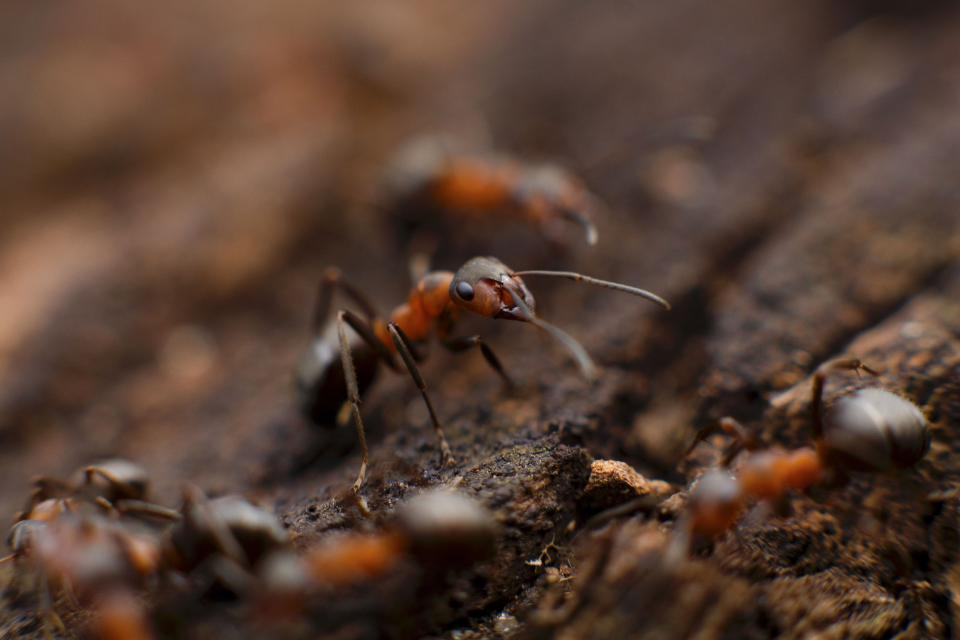
#> input picture examples/gastos-hormiga/photos/ant1.jpg, 960 x 640 px, given in place of ant1.jpg.jpg, which was not available
$ python -i render.py   (imports and definitions only)
#> lines starting #> are read from the running program, lines starting #| are printed output that depends on the picture; after the words box and inside, x2 and y2 are one past the last pixel; in counts of white or black regions, pixels touching at a corner belong together
"""Render the video frames of "Gastos hormiga" and encode them with ffmpeg.

usage: python3 render.py [--preview] [--only START END]
Frames are drawn with Pillow + numpy from the real photos in photos/.
Four workers each encode a slice; the slices are joined losslessly at the end.
"""
import math
import os
import subprocess
import sys
from multiprocessing import Pool

import numpy as np
from PIL import Image, ImageDraw, ImageFilter, ImageFont

import timeline as T

W, H, FPS = T.W, T.H, T.FPS
ROOT = T.ROOT
FONT_BLACK = "/usr/share/fonts/opentype/inter/InterDisplay-Black.otf"
FONT_BOLD = "/usr/share/fonts/opentype/inter/Inter-Bold.otf"
OUT_DIR = os.path.join(ROOT, "build")

_font_cache = {}


# [5 lines left out: function font, not called in this run]


def ease_out_back(x, s=1.9):
    x = min(max(x, 0.0), 1.0) - 1
    return 1 + (s + 1) * x ** 3 + s * x ** 2


def ease_in_out(x):
    x = min(max(x, 0.0), 1.0)
    return x * x * (3 - 2 * x)


# [5 lines left out: function smooth_noise, not called in this run]


# ---------- photo layers ----------

_img_cache = {}


def photo(name):
#> called with name = '../photos/ant1.jpg'
    if name not in _img_cache:
        im = Image.open(os.path.join(ROOT, "photos", name + ".jpg")).convert("RGB")
#> im is the input picture: PIL image 960x640 RGB; mean R, G, B 86.7, 63.3, 51.3
        _img_cache[name] = im
    return _img_cache[name]


# [28 lines left out: functions grade, affine_cover, not called in this run]


_bg_cache = {}


# [9 lines left out: function blurred_bg, not called in this run]


_card_cache = {}


def card_image(name):
    """Photo with a white print border, plus a soft shadow, as RGBA."""
    if name not in _card_cache:
        im = photo(name)
        maxw, maxh = 900, 1020
        s = min(maxw / im.width, maxh / im.height)
#> s = 0.938
        im = im.resize((int(im.width * s), int(im.height * s)), Image.LANCZOS)
#> im: PIL image 900x600 RGB
        b = 18
        card = Image.new("RGBA", (im.width + 2 * b, im.height + 2 * b), (250, 248, 242, 255))
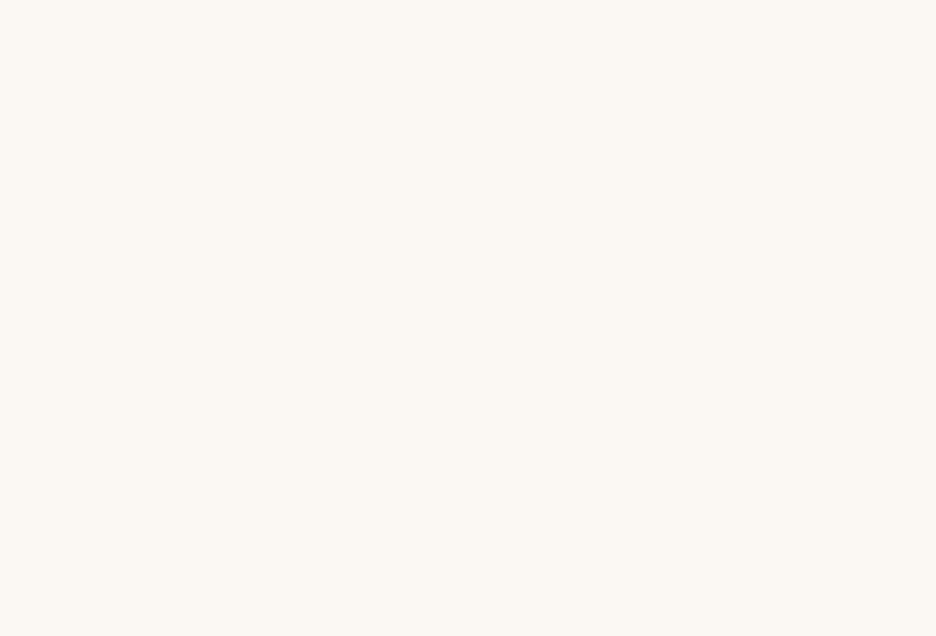
#> card: PIL image 936x636 RGBA; mean R, G, B, A 250, 248, 242, 255
        card.paste(im, (b, b))
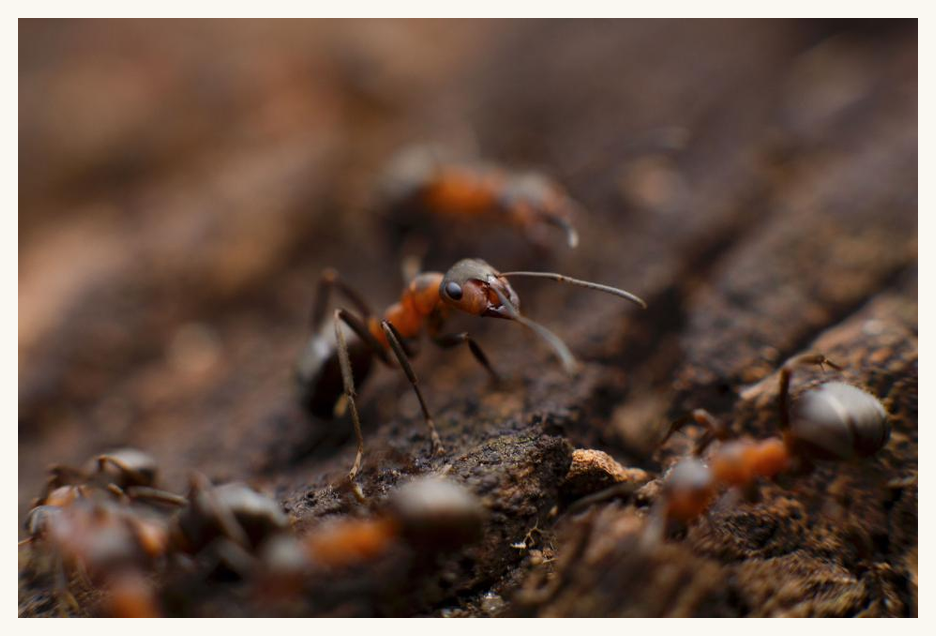
#> card: PIL image 936x636 RGBA; mean R, G, B, A 101.8, 80.4, 69, 255
        pad = 60
        sh = Image.new("RGBA", (card.width + 2 * pad, card.height + 2 * pad), (0, 0, 0, 0))
#> sh: PIL image 1056x756 RGBA; every value is 0
        mask = Image.new("L", sh.size, 0)
#> mask: PIL image 1056x756 L; every value is 0
        ImageDraw.Draw(mask).rectangle([pad, pad + 14, pad + card.width, pad + card.height + 14], fill=150)
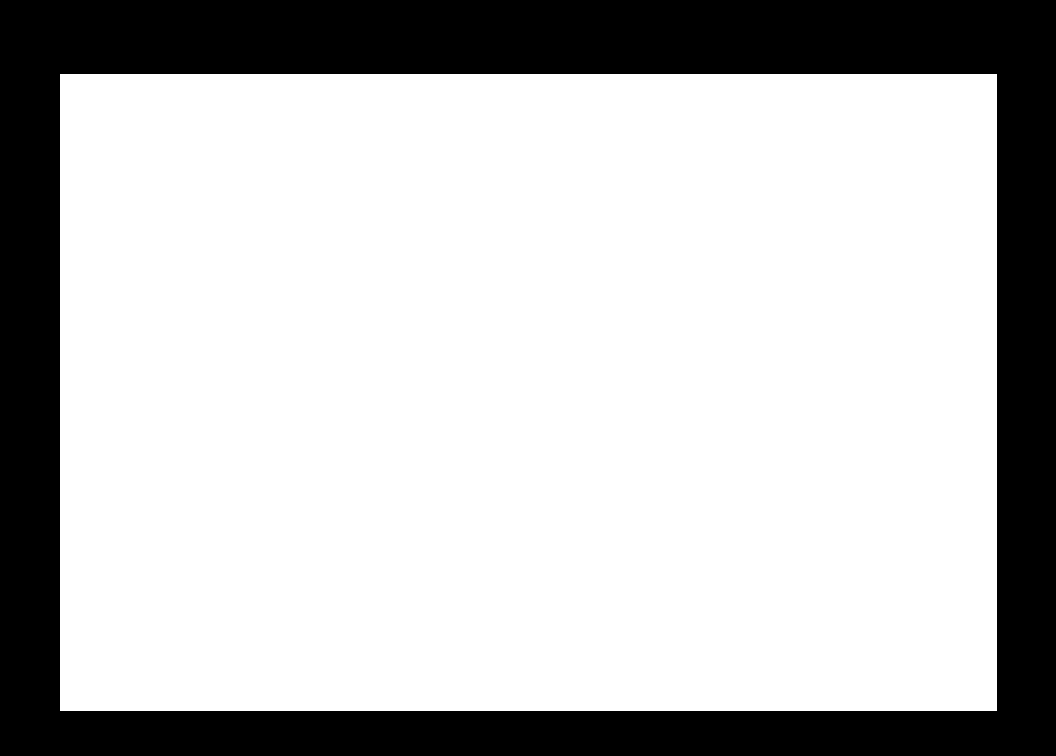
#> mask: PIL image 1056x756 L; values 0 (black) and 150 (white), 74.8% white; 1 black region, box (x1, y1, x2, y2) and area: (0, 0, 1056, 756) 201467
        mask = mask.filter(ImageFilter.GaussianBlur(22))
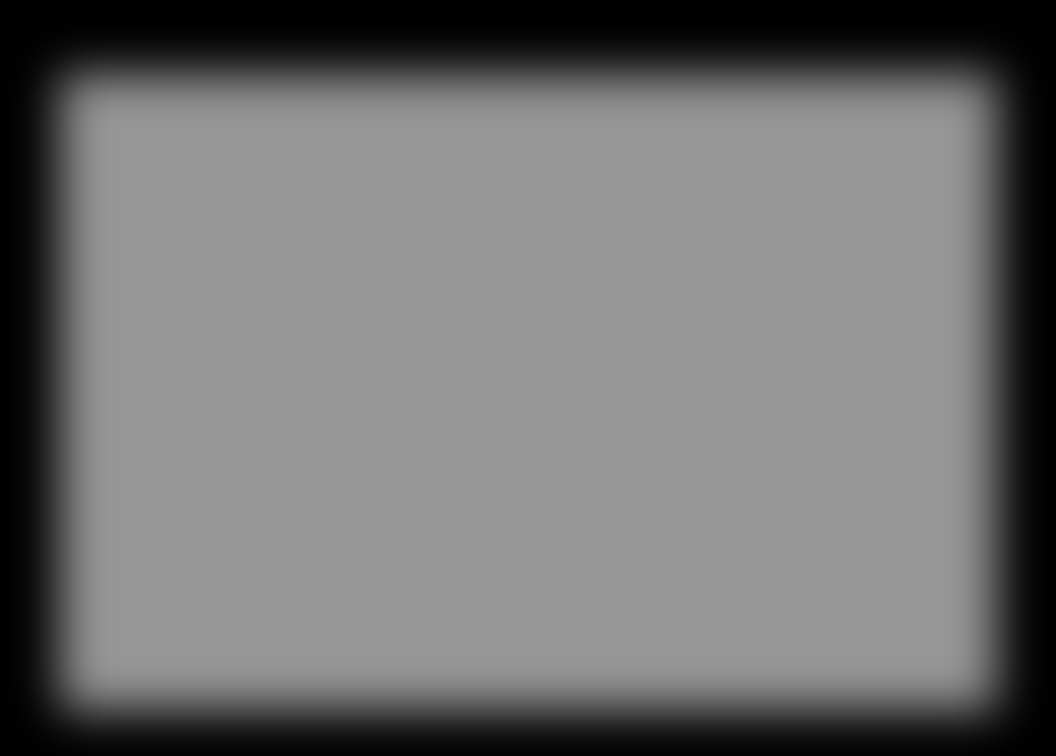
#> mask: PIL image 1056x756 L; min 0, max 150, mean 112.1
        sh.putalpha(mask)
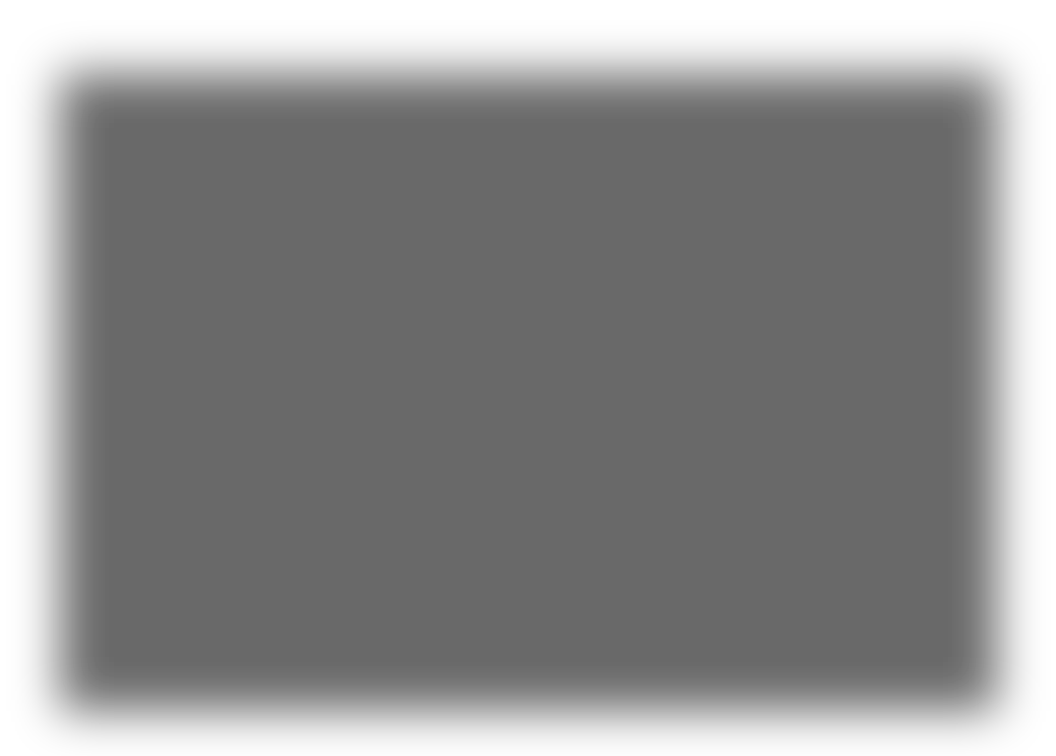
#> sh: PIL image 1056x756 RGBA; mean R, G, B, A 0, 0, 0, 112.1; transparent parts drawn white
        sh.alpha_composite(card, (pad, pad))
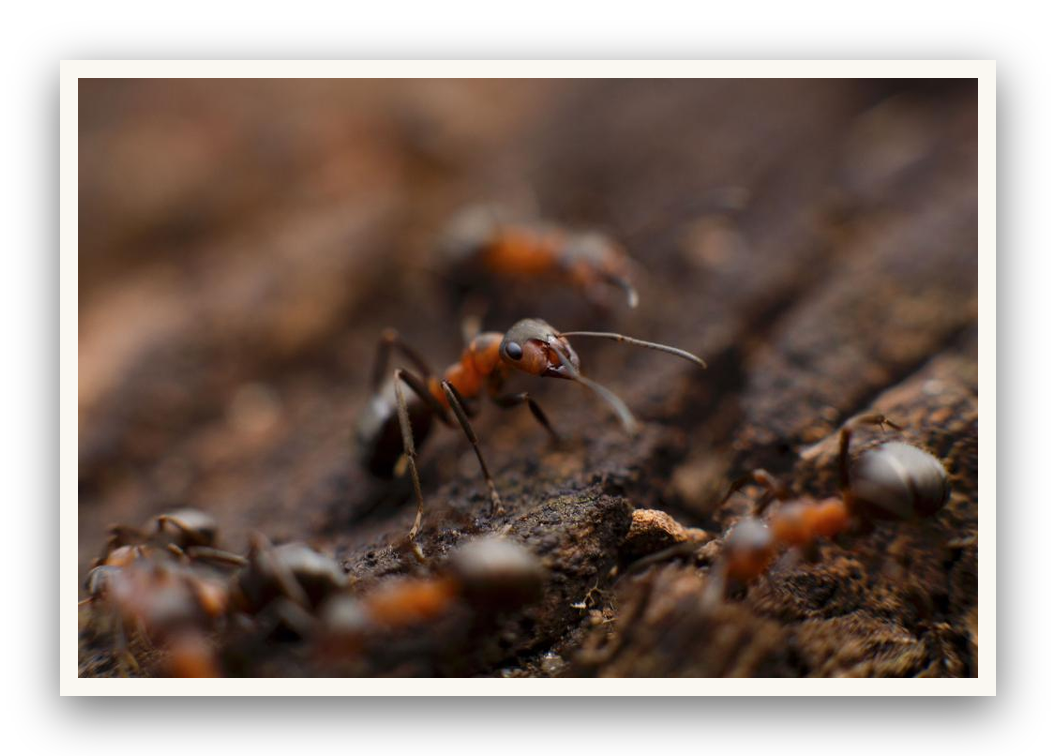
#> sh: PIL image 1056x756 RGBA; mean R, G, B, A 75.9, 60, 51.5, 196.1; transparent parts drawn white
        _card_cache[name] = sh
    return _card_cache[name]


# [82 lines left out: functions draw_shot, text_block, boxed, paste_center, not called in this run]


_tcache = {}


# [4 lines left out: function cached, not called in this run]


def pop_scale(lt, dur=0.22):
    return max(0.0, ease_out_back(lt / dur, 2.4))


# [161 lines left out: functions draw_gfx, note_img, badge_img, draw_chart, draw_captions, not called in this run]


# ---------- finishing ----------

_vig = None
_grain = None


# [116 lines left out: functions finishing, whip, camera_shake, progress_bar, render_frame, render_range and 1 more, not called in this run]


# [2 lines not run here, left out]

>>> result = card_image('../photos/ant1.jpg')

$ run again, on examples/gastos-hormiga/photos/barista.jpg
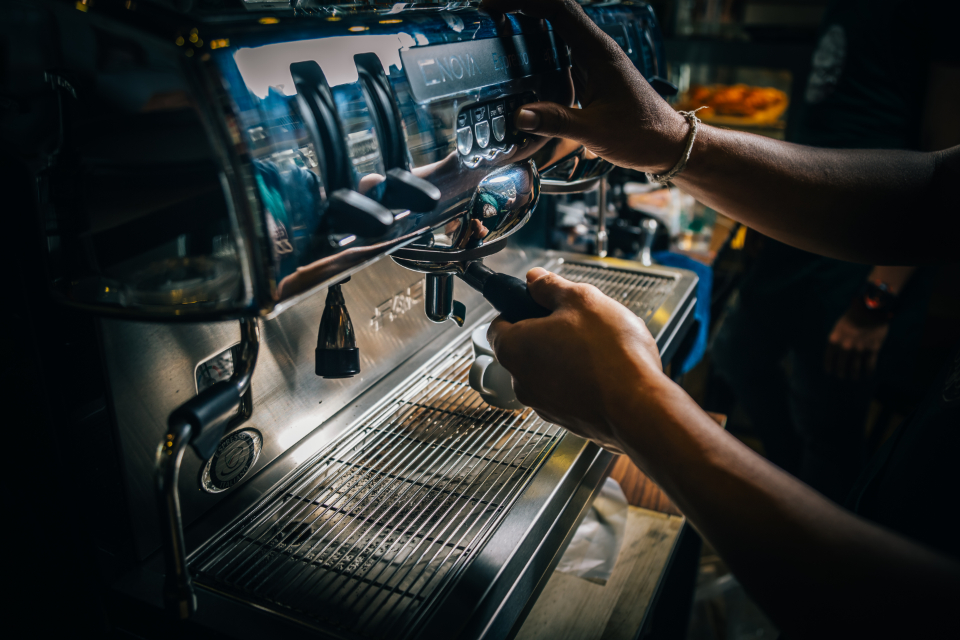
#> input picture examples/gastos-hormiga/photos/barista.jpg, 960 x 640 px, given in place of barista.jpg.jpg, which was not available
#> in photo, im is the input picture: PIL image 960x640 RGB; mean R, G, B 42, 44.9, 43.4
#> im: PIL image 900x600 RGB
#> in card_image, `card.paste(im, (b, b))`:
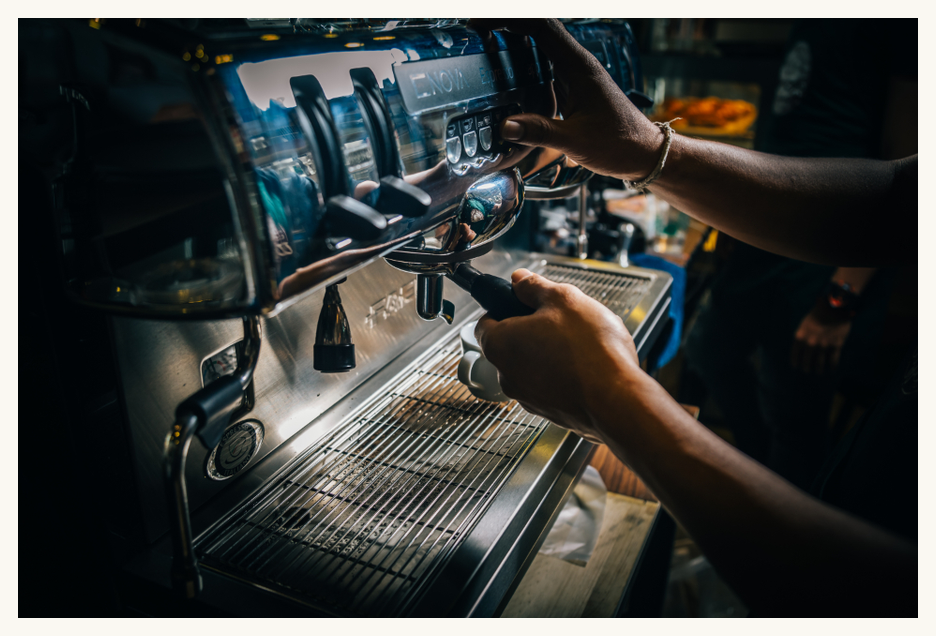
#> card: PIL image 936x636 RGBA; mean R, G, B, A 61.4, 63.7, 61.8, 255
#> in card_image, `sh.alpha_composite(card, (pad, pad))`:
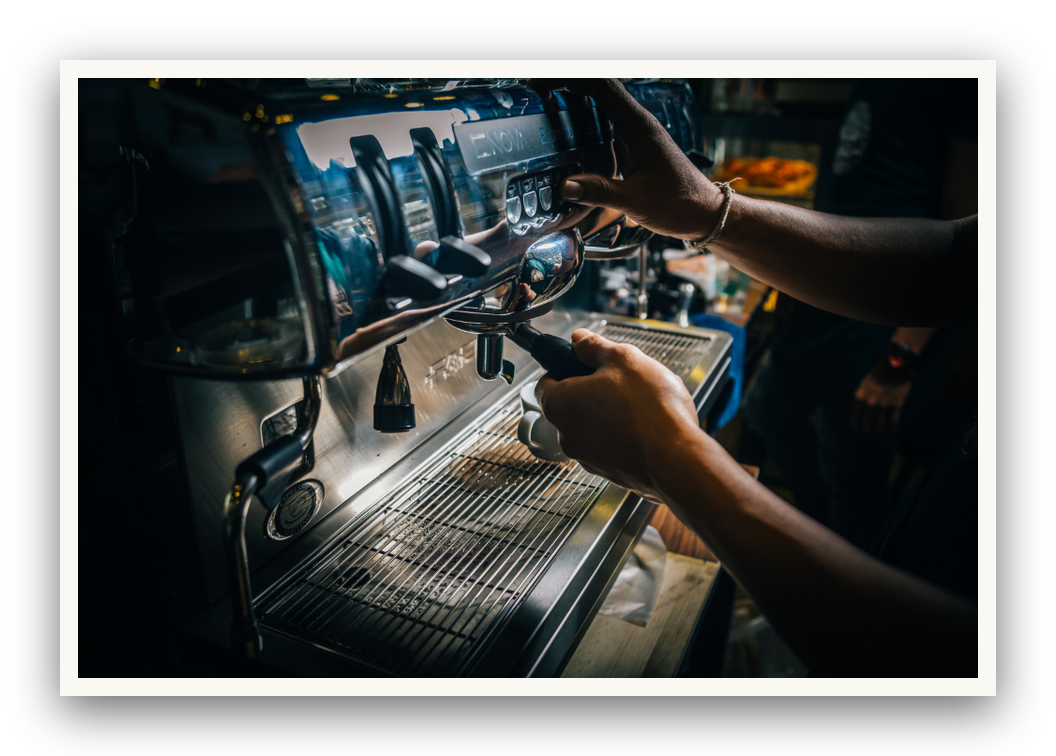
#> sh: PIL image 1056x756 RGBA; mean R, G, B, A 45.8, 47.5, 46.1, 196.1; transparent parts drawn white

$ run again, on examples/gastos-hormiga/photos/barista_latte.jpg
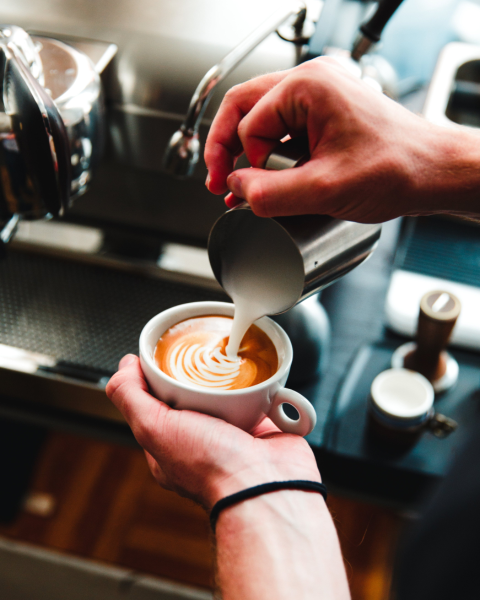
#> input picture examples/gastos-hormiga/photos/barista_latte.jpg, 960 x 1200 px, given in place of barista_latte.jpg.jpg, which was not available (shown at 1/2 size)
#> in photo, im is the input picture: PIL image 960x1200 RGB; mean R, G, B 112.3, 98.4, 91.7
#> im: PIL image 816x1020 RGB
#> in card_image, `ImageDraw.Draw(mask).rectangle([pad, pad + 14, pad + card.width, pad +..`:
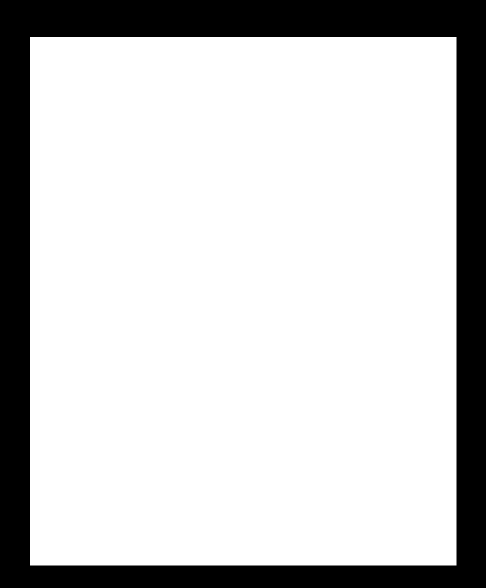
#> mask: PIL image 972x1176 L (shown at 1/2 size); values 0 (black) and 150 (white), 78.9% white; 1 black region, box (x1, y1, x2, y2) and area: (0, 0, 972, 1176) 241451
#> in card_image, `sh.alpha_composite(card, (pad, pad))`:
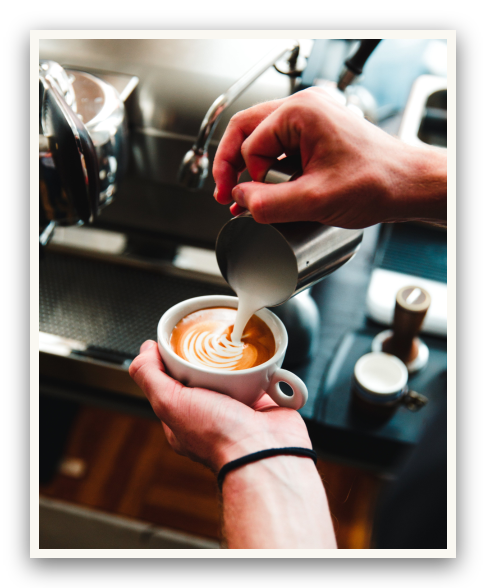
#> sh: PIL image 972x1176 RGBA (shown at 1/2 size); mean R, G, B, A 96.5, 86.2, 81, 205.6; transparent parts drawn white
